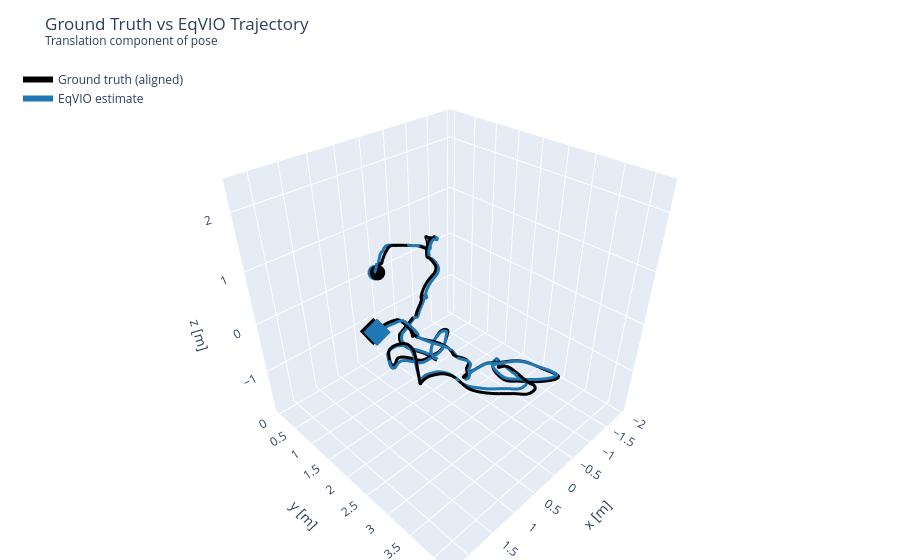

The notebook cell this image was saved under:
### Markdown cell above
## Plot 1: 3D Pose Trajectory

This figure compares the **translation component** of the estimated pose against ground truth.

It is generated with Plotly, so feel free to zoom, pan, and orbit to take a look at how well the filter estimates the true position of the MAV!

### Code cell
plot_trajectory_3d(results)

### Figure 1 — Plotly figure (JSON) as saved in the notebook; plotly's stock layout.template omitted (floating-point values rounded to 4 significant figures; data arrays with more than 128 entries replaced by an {"elided": "..."} marker saying what was removed)
{"data": [{"line": {"color": "black", "width": 6}, "mode": "lines", "name": "Ground truth (aligned)", "type": "scatter3d", "x": {"elided": "1180 float values"}, "y": {"elided": "1180 float values"}, "z": {"elided": "1180 float values"}}, {"line": {"color": "#1f77b4", "width": 6}, "mode": "lines", "name": "EqVIO estimate", "type": "scatter3d", "x": {"elided": "1180 float values"}, "y": {"elided": "1180 float values"}, "z": {"elided": "1180 float values"}}, {"marker": {"color": "black", "size": 9, "symbol": "circle"}, "mode": "markers", "showlegend": false, "type": "scatter3d", "x": [-0.03075], "y": [0.03367], "z": [0.01004]}, {"marker": {"color": "#1f77b4", "size": 9, "symbol": "circle"}, "mode": "markers", "showlegend": false, "type": "scatter3d", "x": [-0.005989], "y": [-0.001052], "z": [0.005547]}, {"marker": {"color": "black", "size": 9, "symbol": "diamond"}, "mode": "markers", "showlegend": false, "type": "scatter3d", "x": [1.644], "y": [2.048], "z": [0.6395]}, {"marker": {"color": "#1f77b4", "size": 9, "symbol": "diamond"}, "mode": "markers", "showlegend": false, "type": "scatter3d", "x": [1.631], "y": [2.116], "z": [0.6552]}], "layout": {"legend": {"x": 0.02, "xanchor": "left", "y": 0.99, "yanchor": "top"}, "margin": {"b": 0, "l": 0, "r": 0, "t": 60}, "scene": {"aspectmode": "cube", "xaxis": {"range": [-2.07, 2.372], "title": {"text": "x [m]"}}, "yaxis": {"range": [-0.1189, 4.323], "title": {"text": "y [m]"}}, "zaxis": {"range": [-1.931, 2.512], "title": {"text": "z [m]"}}}, "title": {"text": "Ground Truth vs EqVIO Trajectory<br><sup>Translation component of pose</sup>"}}}
